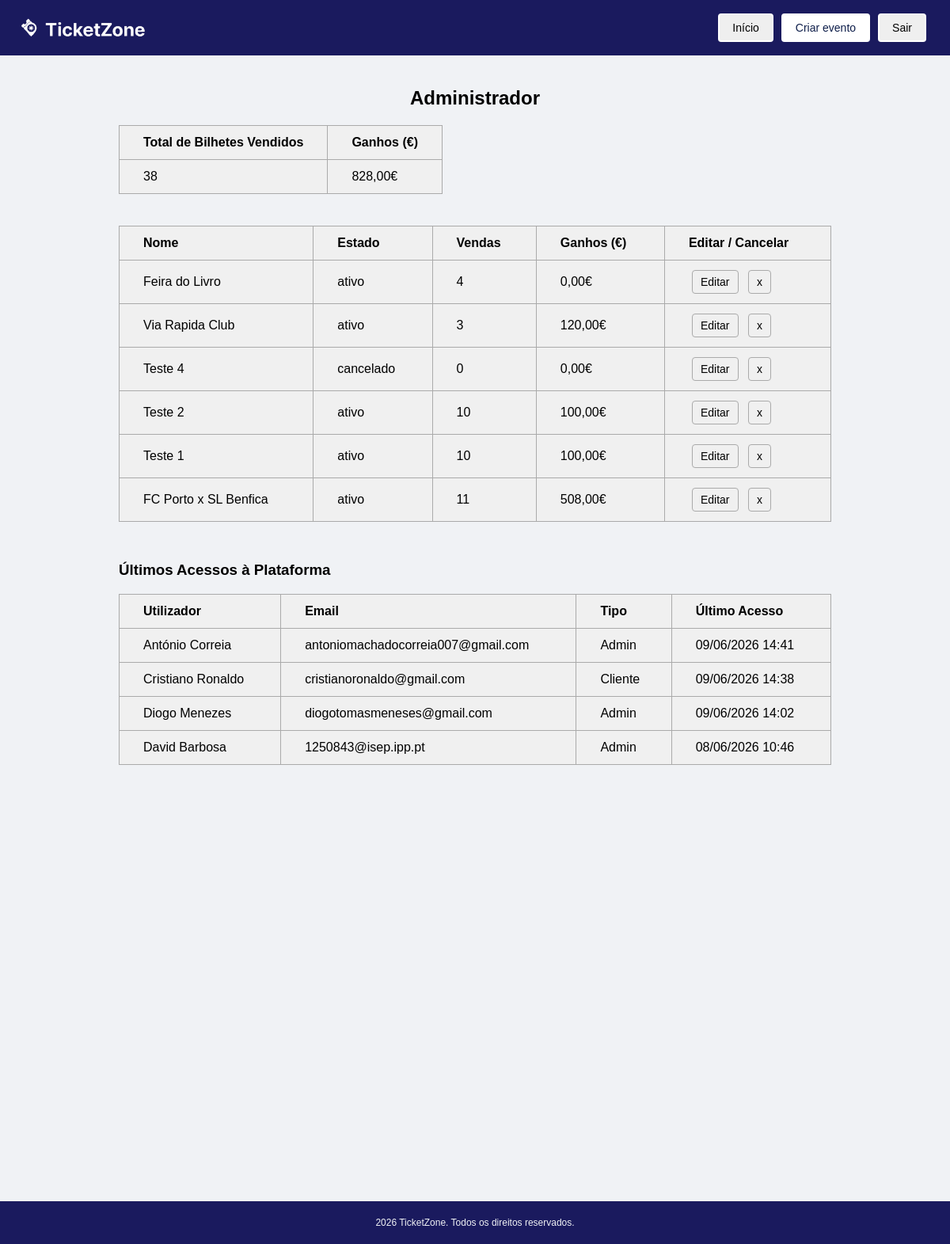
The page /admin.php (signed in) on the database as committed earlier.
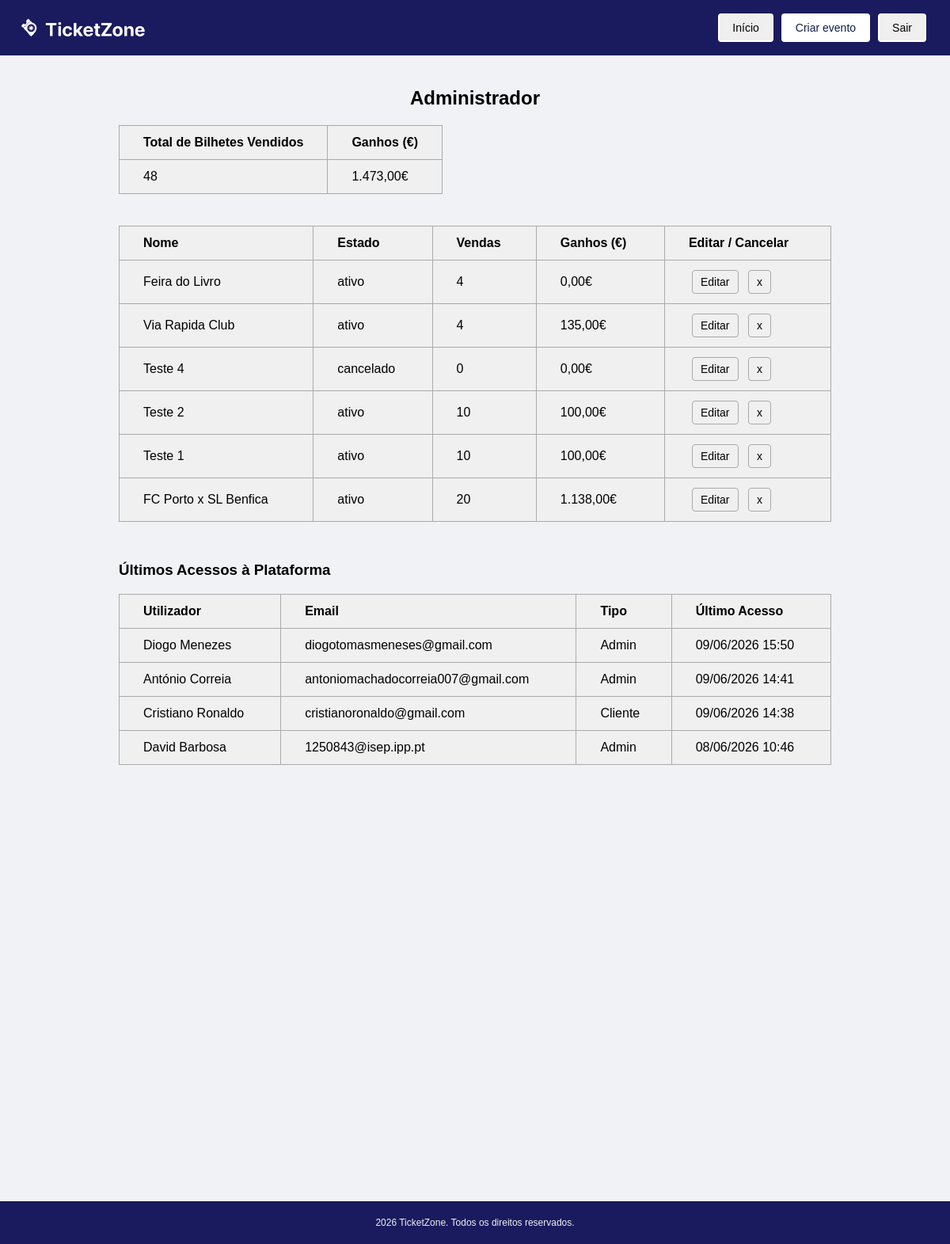
The same page on the database as committed later.
### tables this page shows
CREATE TABLE eventos (
        id INTEGER PRIMARY KEY AUTOINCREMENT,
        nome TEXT NOT NULL,
        descricao TEXT,
        data_inicio TEXT NOT NULL,
        data_fim TEXT NOT NULL,
        local TEXT NOT NULL,
        imagem TEXT,
        estado TEXT DEFAULT 'ativo' CHECK(estado IN ('ativo', 'cancelado')),
        id_categoria INTEGER,
        id_admin INTEGER,
        FOREIGN KEY (id_categoria) REFERENCES categorias(id),
        FOREIGN KEY (id_admin) REFERENCES utilizadores(id)
    );

CREATE TABLE utilizadores (
        id INTEGER PRIMARY KEY AUTOINCREMENT,
        username TEXT NOT NULL UNIQUE,
        email TEXT NOT NULL UNIQUE,
        password_hash TEXT NOT NULL,
        tipo TEXT NOT NULL CHECK(tipo IN ('cliente', 'admin')),
        data_registo TEXT DEFAULT CURRENT_TIMESTAMP,
        ultimo_acesso TEXT
    );

### scripts/carregar_eventos.php (called while the page is built, shortened)
<?php
$db = new SQLite3(__DIR__ . '/../ticketzone.db');
$query = "
    SELECT
        e.id,
        e.nome,
        e.estado,
        COALESCE(SUM(ic.quantidade), 0)                    AS total_bilhetes,
        COALESCE(SUM(ic.quantidade * ic.preco_unitario), 0) AS total_ganhos
    FROM eventos e
    LEFT JOIN tipos_bilhete tb ON tb.id_evento = e.id
    LEFT JOIN itens_compra ic  ON ic.id_tipo_bilhete = tb.id
    LEFT JOIN compras c        ON c.id = ic.id_compra AND c.estado = 'concluida'
    GROUP BY e.id, e.nome, e.estado
    ORDER BY e.id DESC
";
$resultado = $db->query($query);
$eventos = [];
while ($linha = $resultado->fetchArray(SQLITE3_ASSOC)) {
    $eventos[] = $linha;
}
?>

### scripts/carregar_entradas.php (called while the page is built, shortened)
<?php
$db = new SQLite3(__DIR__ . '/../ticketzone.db');
$query = "
    SELECT
        username,
        email,
        tipo,
        ultimo_acesso
    FROM utilizadores
    WHERE ultimo_acesso IS NOT NULL
    ORDER BY ultimo_acesso DESC
    LIMIT 50
";
$resultado = $db->query($query);
$entradas = [];
while ($linha = $resultado->fetchArray(SQLITE3_ASSOC)) {
    $entradas[] = $linha;
}
?>

### admin.php (the view, shortened to what this page needs)
<?php
require_once __DIR__ . '/scripts/carregar_eventos.php';
require_once __DIR__ . '/scripts/carregar_entradas.php';
$total_bilhetes_geral = 0;
$total_ganhos_geral   = 0;
foreach ($eventos as $evento) {
    $total_bilhetes_geral += $evento['total_bilhetes'];
    $total_ganhos_geral   += $evento['total_ganhos'];
}
?>
<!DOCTYPE html>
<html lang="pt">
<head>
    <link rel="stylesheet" href="styles/admin.css" />
</head>
<body>
    <nav>
        <div class="logo-nav">
            <img src="images/logo.png" alt="Logo TicketZone" />
        </div>
        <div class="botoes-nav">
            <button class="botao botao-home" onclick="location.href='index.php'">Início</button>
            <button class="botao botao-criar" onclick="location.href='eventos.php'">Criar evento</button>
            <button class="botao botao-sair" onclick="location.href='scripts/logout.php'">Sair</button>
        </div>
    </nav>
    <main>
        <h2>Administrador</h2>
        <div class="resumo">
            <table>
                <thead>
                    <tr>
                        <th>Total de Bilhetes Vendidos</th>
                        <th>Ganhos (€)</th>
                    </tr>
                </thead>
                <tbody>
                    <tr>
                        <td><?= number_format($total_bilhetes_geral, 0, ',', '.') ?></td>
                        <td><?= number_format($total_ganhos_geral,   2, ',', '.') ?>€</td>
                    </tr>
                </tbody>
            </table>
        </div>
        <table class="eventos">
            <thead>
                <tr>
                    <th>Nome</th>
                    <th>Estado</th>
                    <th>Vendas</th>
                    <th>Ganhos (€)</th>
                    <th>Editar / Cancelar</th>
                </tr>
            </thead>
            <tbody>
                <?php if (empty($eventos)): ?>
                    <tr>
                        <td colspan="5" style="text-align: center; color: #888;">
                            Nenhum evento encontrado.
                        </td>
                    </tr>
                <?php else: ?>
                    <?php foreach ($eventos as $evento): ?>
                        <tr>
                            <td><?= htmlspecialchars($evento['nome']) ?></td>
                            <td><?= htmlspecialchars($evento['estado']) ?></td>
                            <td><?= number_format($evento['total_bilhetes'], 0, ',', '.') ?></td>
                            <td><?= number_format($evento['total_ganhos'],   2, ',', '.') ?>€</td>
                            <td>
                                <button class="botao-editar"
                                        onclick="location.href='eventos.php?id=<?= $evento['id'] ?>'">
                                    Editar
                                </button>
                                <button class="botao-cancelar"
                                        onclick="location.href='scripts/cancelar_evento.php?id=<?= $evento['id'] ?>'">
                                    x
                                </button>
                            </td>
                        </tr>
                    <?php endforeach; ?>
                <?php endif; ?>
            </tbody>
        </table>
        <h3 style="margin-top: 50px;">Últimos Acessos à Plataforma</h3>
        <table class="eventos">
            <thead>
                <tr>
                    <th>Utilizador</th>
                    <th>Email</th>
                    <th>Tipo</th>
                    <th>Último Acesso</th>
                </tr>
            </thead>
            <tbody>
                <?php if (empty($entradas)): ?>
                    <tr>
                        <td colspan="4" style="text-align: center; color: #888;">
                            Nenhum acesso registado.
                        </td>
                    </tr>
                <?php else: ?>
                    <?php foreach ($entradas as $entrada): ?>
                        <tr>
                            <td><?= htmlspecialchars($entrada['username']) ?></td>
                            <td><?= htmlspecialchars($entrada['email']) ?></td>
                            <td><?= ucfirst(htmlspecialchars($entrada['tipo'])) ?></td>
                            <td>
                                <?php
                                    $timestamp = strtotime($entrada['ultimo_acesso']);
                                    echo date('d/m/Y H:i', $timestamp);
                                ?>
                            </td>
                        </tr>
                    <?php endforeach; ?>
                <?php endif; ?>
            </tbody>
        </table>
    </main>
    <footer>
        <p>2026 TicketZone. Todos os direitos reservados.</p>
    </footer>
</body>
</html>

### styles/admin.css (style rules this page uses)
body { font-family: Arial, sans-serif; background-color: #f0f2f5; margin: 0; padding: 0; }
nav { background-color: #1a1a5e; padding: 0px 30px; display: flex; justify-content: space-between; align-items: center; height: 70px; overflow: hidden; }
h2 { text-align: center; }
.logo-nav { color: white; font-size: 20px; font-weight: bold; display: flex; align-items: center; gap: 10px; }
.logo-nav img { height: 300px; margin-left: -80px; display: block; }
.botoes-nav { display: flex; gap: 10px; }
.botao { padding: 8px 16px; border-radius: 4px; font-size: 14px; cursor: pointer; border: 2px solid white; }
.botao-criar { background-color: white; color: #0f1f4b; }
main { max-width: 900px; margin: 40px auto; padding: 0 20px; }
table { border-collapse: collapse; background-color: #f0f0f0; }
th, td { border: 1px solid #aaaaaa; padding: 12px 30px; text-align: left; }
th { font-weight: bold; }
.resumo { margin-bottom: 40px; }
.eventos { width: 100%; }
.botao-editar,.botao-cancelar { padding: 6px 10px; border-radius: 4px; border: 1px solid #aaaaaa; background-color: #f0f0f0; cursor: pointer; font-size: 14px; margin: 0 4px; }
footer { text-align: center; padding: 8px; font-size: 12px; color: #f0f2f5; background-color: #1a1a5e; margin-top: 550px; border-top: 1px solid #eee; }

Rows that differ between the two databases and show on the page:
computed for eventos "Via Rapida Club": total_bilhetes "3" → "4"; total_ganhos "120,00" → "135,00"
computed for eventos "FC Porto x SL Benfica": total_bilhetes "11" → "20"; total_ganhos "508,00" → "1.138,00"
changed utilizadores "Diogo Menezes": ultimo_acesso "09/06/2026 14:02" → "09/06/2026 15:50"; moves up the list
Other text that changed with them:
$total_bilhetes_geral: "38" → "48"
$total_ganhos_geral: "828,00" → "1.473,00"
